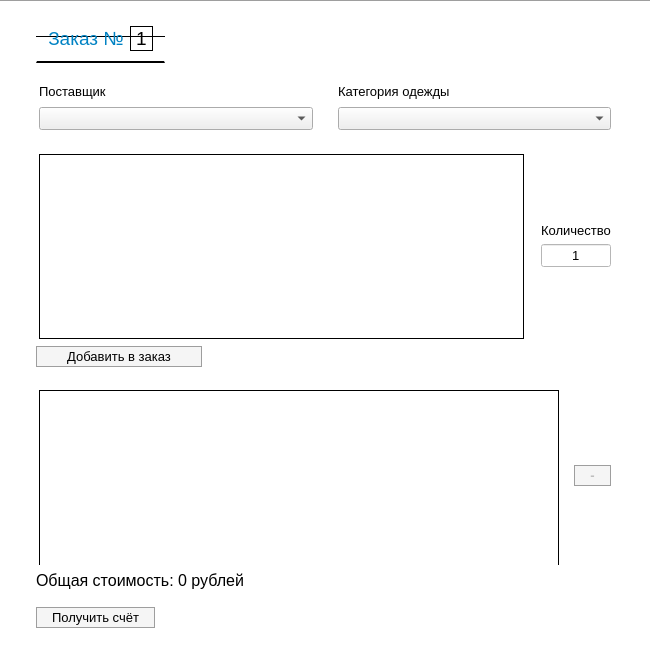
<?xml version="1.0" encoding="UTF-8"?>
<ui version="4.0">
 <class>AddOrderWindow</class>
 <widget class="QDialog" name="AddOrderWindow">
  <property name="geometry">
   <rect>
    <x>0</x>
    <y>0</y>
    <width>650</width>
    <height>650</height>
   </rect>
  </property>
  <property name="minimumSize">
   <size>
    <width>650</width>
    <height>650</height>
   </size>
  </property>
  <property name="maximumSize">
   <size>
    <width>16777215</width>
    <height>16777215</height>
   </size>
  </property>
  <property name="windowTitle">
   <string>Создание заказа</string>
  </property>
  <property name="windowIcon">
   <iconset resource="../../resource/resource.qrc">
    <normaloff>:/icons/icons/window-logo.ico</normaloff>:/icons/icons/window-logo.ico</iconset>
  </property>
  <property name="styleSheet">
   <string notr="true">QDialog {
	background-color: white;
	border-top: 1px solid #9e9e9e;
}</string>
  </property>
  <layout class="QGridLayout" name="gridLayout">
   <item row="0" column="2">
    <spacer name="horizontalSpacer">
     <property name="orientation">
      <enum>Qt::Horizontal</enum>
     </property>
     <property name="sizeType">
      <enum>QSizePolicy::Preferred</enum>
     </property>
     <property name="sizeHint" stdset="0">
      <size>
       <width>25</width>
       <height>20</height>
      </size>
     </property>
    </spacer>
   </item>
   <item row="0" column="0">
    <spacer name="horizontalSpacer_2">
     <property name="orientation">
      <enum>Qt::Horizontal</enum>
     </property>
     <property name="sizeType">
      <enum>QSizePolicy::Preferred</enum>
     </property>
     <property name="sizeHint" stdset="0">
      <size>
       <width>25</width>
       <height>20</height>
      </size>
     </property>
    </spacer>
   </item>
   <item row="0" column="1">
    <layout class="QVBoxLayout" name="verticalLayout">
     <item>
      <widget class="QGroupBox" name="orderNumberGroup">
       <property name="sizePolicy">
        <sizepolicy hsizetype="Maximum" vsizetype="Maximum">
         <horstretch>0</horstretch>
         <verstretch>0</verstretch>
        </sizepolicy>
       </property>
       <property name="toolTip">
        <string>&lt;html&gt;&lt;head/&gt;&lt;body&gt;&lt;p&gt;Заказ на поставку товара&lt;/p&gt;&lt;/body&gt;&lt;/html&gt;</string>
       </property>
       <property name="styleSheet">
        <string notr="true">QGroupBox {
	background: white;
	border-top: 1px solid black;
	border-bottom: 2px solid black;
	padding-right: 15px;
	padding-left: 15px;
	margin-top: 25px;
}</string>
       </property>
       <property name="title">
        <string/>
       </property>
       <property name="alignment">
        <set>Qt::AlignCenter</set>
       </property>
       <layout class="QHBoxLayout" name="horizontalLayout">
        <property name="topMargin">
         <number>9</number>
        </property>
        <item>
         <widget class="QLabel" name="label">
          <property name="sizePolicy">
           <sizepolicy hsizetype="Maximum" vsizetype="Maximum">
            <horstretch>0</horstretch>
            <verstretch>0</verstretch>
           </sizepolicy>
          </property>
          <property name="font">
           <font>
            <pointsize>14</pointsize>
            <weight>50</weight>
            <bold>false</bold>
           </font>
          </property>
          <property name="text">
           <string>&lt;html&gt;&lt;head/&gt;&lt;body&gt;&lt;p&gt;&lt;span style=&quot; color:#0082c3;&quot;&gt;Заказ №&lt;/span&gt;&lt;/p&gt;&lt;/body&gt;&lt;/html&gt;</string>
          </property>
          <property name="alignment">
           <set>Qt::AlignCenter</set>
          </property>
         </widget>
        </item>
        <item>
         <widget class="QLabel" name="orderNumber">
          <property name="font">
           <font>
            <pointsize>14</pointsize>
           </font>
          </property>
          <property name="styleSheet">
           <string notr="true">QLabel {
	border: 1px solid black;
}</string>
          </property>
          <property name="text">
           <string>1</string>
          </property>
         </widget>
        </item>
       </layout>
      </widget>
     </item>
     <item>
      <spacer name="verticalSpacer">
       <property name="orientation">
        <enum>Qt::Vertical</enum>
       </property>
       <property name="sizeType">
        <enum>QSizePolicy::Preferred</enum>
       </property>
       <property name="sizeHint" stdset="0">
        <size>
         <width>20</width>
         <height>40</height>
        </size>
       </property>
      </spacer>
     </item>
     <item>
      <widget class="QGroupBox" name="supplierGroup">
       <property name="sizePolicy">
        <sizepolicy hsizetype="Expanding" vsizetype="Maximum">
         <horstretch>0</horstretch>
         <verstretch>0</verstretch>
        </sizepolicy>
       </property>
       <property name="styleSheet">
        <string notr="true">QGroupBox {
	border: 0px;
	background: white;
}

QLineEdit {
	background: #dae8fc;
	border: 1px solid #92abd0;
}

QLineEdit#conclusionDate {
	margin-bottom: 12px;
}

QLabel#conclusionDateLabel {
	padding-right: 5px;
	margin-bottom: 12px;
}

QLabel#expirationDateLabel {
	padding-right: 5px;
}
</string>
       </property>
       <property name="title">
        <string/>
       </property>
       <layout class="QGridLayout" name="gridLayout_2">
        <property name="leftMargin">
         <number>0</number>
        </property>
        <property name="rightMargin">
         <number>0</number>
        </property>
        <property name="horizontalSpacing">
         <number>25</number>
        </property>
        <property name="verticalSpacing">
         <number>8</number>
        </property>
        <item row="1" column="0">
         <widget class="QComboBox" name="suppliers">
          <property name="minimumSize">
           <size>
            <width>250</width>
            <height>0</height>
           </size>
          </property>
          <property name="font">
           <font>
            <pointsize>10</pointsize>
           </font>
          </property>
          <property name="toolTip">
           <string>&lt;html&gt;&lt;head/&gt;&lt;body&gt;&lt;p&gt;Поставщики, с которыми заключён действующий договор&lt;/p&gt;&lt;/body&gt;&lt;/html&gt;</string>
          </property>
          <property name="styleSheet">
           <string notr="true"/>
          </property>
         </widget>
        </item>
        <item row="0" column="0">
         <widget class="QLabel" name="label_2">
          <property name="sizePolicy">
           <sizepolicy hsizetype="Preferred" vsizetype="Maximum">
            <horstretch>0</horstretch>
            <verstretch>0</verstretch>
           </sizepolicy>
          </property>
          <property name="font">
           <font>
            <pointsize>10</pointsize>
           </font>
          </property>
          <property name="text">
           <string>Поставщик</string>
          </property>
         </widget>
        </item>
        <item row="0" column="1">
         <widget class="QLabel" name="label_3">
          <property name="font">
           <font>
            <pointsize>10</pointsize>
           </font>
          </property>
          <property name="text">
           <string>Категория одежды</string>
          </property>
         </widget>
        </item>
        <item row="1" column="1">
         <widget class="QComboBox" name="supplyCategories">
          <property name="minimumSize">
           <size>
            <width>250</width>
            <height>0</height>
           </size>
          </property>
          <property name="font">
           <font>
            <pointsize>10</pointsize>
           </font>
          </property>
          <property name="toolTip">
           <string>&lt;html&gt;&lt;head/&gt;&lt;body&gt;&lt;p&gt;Категории одежды, поставляемые выбранным поставщиком&lt;/p&gt;&lt;/body&gt;&lt;/html&gt;</string>
          </property>
         </widget>
        </item>
       </layout>
      </widget>
     </item>
     <item>
      <widget class="QGroupBox" name="clothingGroup">
       <property name="sizePolicy">
        <sizepolicy hsizetype="Minimum" vsizetype="Maximum">
         <horstretch>0</horstretch>
         <verstretch>0</verstretch>
        </sizepolicy>
       </property>
       <property name="minimumSize">
        <size>
         <width>0</width>
         <height>200</height>
        </size>
       </property>
       <property name="styleSheet">
        <string notr="true">QGroupBox {
	border: 0px;
	background: white;
}

QPushButton {
	padding-left: 15px;
	padding-right: 15px;
	padding-top: 2px;
	padding-bottom: 2px;
	background-color: #f5f5f5;
	border-style: solid;
	border-width: 1px;
	border-color: #9e9e9e;
}

 QPushButton:hover {
     background-color: #78DBE2;
 }
 QPushButton:pressed {
     background-color: #3F888F;
 }
</string>
       </property>
       <property name="title">
        <string/>
       </property>
       <layout class="QGridLayout" name="gridLayout_3">
        <property name="leftMargin">
         <number>0</number>
        </property>
        <property name="topMargin">
         <number>0</number>
        </property>
        <property name="rightMargin">
         <number>0</number>
        </property>
        <property name="bottomMargin">
         <number>9</number>
        </property>
        <item row="0" column="2" rowspan="2">
         <widget class="QGroupBox" name="quantityGroup">
          <property name="sizePolicy">
           <sizepolicy hsizetype="Maximum" vsizetype="Maximum">
            <horstretch>0</horstretch>
            <verstretch>0</verstretch>
           </sizepolicy>
          </property>
          <property name="minimumSize">
           <size>
            <width>0</width>
            <height>0</height>
           </size>
          </property>
          <property name="title">
           <string/>
          </property>
          <property name="alignment">
           <set>Qt::AlignCenter</set>
          </property>
          <layout class="QVBoxLayout" name="verticalLayout_2">
           <property name="leftMargin">
            <number>11</number>
           </property>
           <property name="rightMargin">
            <number>0</number>
           </property>
           <item>
            <widget class="QLabel" name="label_4">
             <property name="font">
              <font>
               <pointsize>10</pointsize>
               <kerning>true</kerning>
              </font>
             </property>
             <property name="text">
              <string>Количество</string>
             </property>
            </widget>
           </item>
           <item>
            <widget class="QLineEdit" name="quantity">
             <property name="sizePolicy">
              <sizepolicy hsizetype="Maximum" vsizetype="Preferred">
               <horstretch>0</horstretch>
               <verstretch>0</verstretch>
              </sizepolicy>
             </property>
             <property name="minimumSize">
              <size>
               <width>0</width>
               <height>0</height>
              </size>
             </property>
             <property name="maximumSize">
              <size>
               <width>70</width>
               <height>16777215</height>
              </size>
             </property>
             <property name="font">
              <font>
               <pointsize>10</pointsize>
              </font>
             </property>
             <property name="styleSheet">
              <string notr="true">QLineEdit {
background:white;
}


QLineEdit:focus{
background:#e9f3fb;
}</string>
             </property>
             <property name="text">
              <string>1</string>
             </property>
             <property name="alignment">
              <set>Qt::AlignCenter</set>
             </property>
            </widget>
           </item>
          </layout>
         </widget>
        </item>
        <item row="0" column="0" colspan="2">
         <widget class="QTableView" name="supplyGoods">
          <property name="sizePolicy">
           <sizepolicy hsizetype="Expanding" vsizetype="Expanding">
            <horstretch>0</horstretch>
            <verstretch>0</verstretch>
           </sizepolicy>
          </property>
          <property name="minimumSize">
           <size>
            <width>0</width>
            <height>185</height>
           </size>
          </property>
          <property name="maximumSize">
           <size>
            <width>16777215</width>
            <height>185</height>
           </size>
          </property>
          <property name="styleSheet">
           <string notr="true">QTableView {
	border: 1px solid black;
	background: white;
	gridline-color: black;
}

QTableView::item {
	color: black;
}

QTableView::item:selected {
	background: #e9f3fb;
}

QHeaderView::section {
	background: #6bd3e0;
	padding-top: 7px;
	padding-bottom: 7px;
	border: 1px solid black;
	border-left: 0px;
	border-top: 0px;
}

 QScrollBar:vertical {
      border: 2px solid #77bdb0;
      background: white;
      width: 20px;
      margin: 35px 0 35px 0;
  }

  QScrollBar::handle:vertical {
      background: #e0dcdc;
	  border-top: 2px solid #77bdb0;
	  border-bottom: 2px solid #77bdb0; 
      min-height: 5px;
  }

  QScrollBar::handle:vertical:hover {
       background: #F19CBB;
  }

  QScrollBar::handle:vertical:pressed {
       background: #FDDB6D;
  }

  QScrollBar::add-line:vertical {
      border: 2px solid grey;
      background: white;
      height: 33px;
      subcontrol-position: bottom;
      subcontrol-origin: margin;
  }

  QScrollBar::add-line:vertical:hover {
      background: #CD9575;
  }

  QScrollBar::add-line:vertical:pressed {
      background: #FDDB6D;
  }

  QScrollBar::sub-line:vertical {
      border: 2px solid grey;
      background: white;
      height: 33px;
      subcontrol-position: top;
      subcontrol-origin: margin;
  }

  QScrollBar::sub-line:vertical:hover {
      background: #CD9575;
  }

  QScrollBar::sub-line:vertical:pressed {
      background: #FDDB6D;
  }

  QScrollBar::up-arrow:vertical, QScrollBar::down-arrow:vertical {
      border: 2px solid grey;
      width: 3px;
      height: 3px;
      background: white;
  }

QScrollBar:horizontal {
      border-top: 2px solid #77bdb0;
	  border-bottom: 2px solid #77bdb0;
      background: white;
      height: 20px;
      margin: 0px 37px 0px 37px;
  }

  QScrollBar::handle:horizontal {
      background: #e0dcdc;
	  border-left: 2px solid #77bdb0;
	  border-right: 2px solid #77bdb0; 
      min-width: 5px;
  }

  QScrollBar::handle:horizontal:hover {
       background: #F19CBB;
  }

  QScrollBar::handle:horizontal:pressed {
       background: #FDDB6D;
  }

  QScrollBar::add-line:horizontal {
      border: 2px solid grey;
      background: white;
      width: 33px;
      subcontrol-position: left;
      subcontrol-origin: margin;
  }

  QScrollBar::add-line:horizontal:hover {
      background: #CD9575;
  }

  QScrollBar::add-line:horizontal:pressed {
      background: #FDDB6D;
  }

  QScrollBar::sub-line:horizontal {
      border: 2px solid grey;
      background: white;
      width: 33px;
      subcontrol-position: right;
      subcontrol-origin: margin;
  }

  QScrollBar::sub-line:horizontal:hover {
      background: #CD9575;
  }

  QScrollBar::sub-line:horizontal:pressed {
      background: #FDDB6D;
  }

  QScrollBar::left-arrow:horizontal, QScrollBar::right-arrow:horizontal {
      border: 2px solid grey;
      width: 3px;
      height: 3px;
      background: white;
  }</string>
          </property>
          <property name="editTriggers">
           <set>QAbstractItemView::NoEditTriggers</set>
          </property>
          <property name="selectionMode">
           <enum>QAbstractItemView::SingleSelection</enum>
          </property>
          <property name="selectionBehavior">
           <enum>QAbstractItemView::SelectRows</enum>
          </property>
          <property name="verticalScrollMode">
           <enum>QAbstractItemView::ScrollPerPixel</enum>
          </property>
          <property name="horizontalScrollMode">
           <enum>QAbstractItemView::ScrollPerPixel</enum>
          </property>
          <attribute name="horizontalHeaderVisible">
           <bool>false</bool>
          </attribute>
          <attribute name="horizontalHeaderCascadingSectionResizes">
           <bool>true</bool>
          </attribute>
          <attribute name="horizontalHeaderMinimumSectionSize">
           <number>100</number>
          </attribute>
          <attribute name="horizontalHeaderDefaultSectionSize">
           <number>150</number>
          </attribute>
          <attribute name="horizontalHeaderStretchLastSection">
           <bool>true</bool>
          </attribute>
          <attribute name="verticalHeaderVisible">
           <bool>false</bool>
          </attribute>
          <attribute name="verticalHeaderMinimumSectionSize">
           <number>30</number>
          </attribute>
          <attribute name="verticalHeaderDefaultSectionSize">
           <number>37</number>
          </attribute>
          <attribute name="verticalHeaderHighlightSections">
           <bool>false</bool>
          </attribute>
         </widget>
        </item>
       </layout>
      </widget>
     </item>
     <item>
      <widget class="QPushButton" name="addToOrder">
       <property name="sizePolicy">
        <sizepolicy hsizetype="Maximum" vsizetype="Fixed">
         <horstretch>0</horstretch>
         <verstretch>0</verstretch>
        </sizepolicy>
       </property>
       <property name="font">
        <font>
         <pointsize>10</pointsize>
        </font>
       </property>
       <property name="toolTip">
        <string>&lt;html&gt;&lt;head/&gt;&lt;body&gt;&lt;p&gt;Для добавления в корзину выберите товар в таблице-каталоге и укажите его количество&lt;/p&gt;&lt;/body&gt;&lt;/html&gt;</string>
       </property>
       <property name="styleSheet">
        <string notr="true">QPushButton {
	padding-left: 30px;
	padding-right: 30px;
	padding-top: 2px;
	padding-bottom: 2px;
	background-color: #f5f5f5;
	border-style: solid;
	border-width: 1px;
	border-color: #9e9e9e;
	margin-top: 11px;
	margin-bottom: 11px;
}

QPushButton:hover {
     background-color: #78DBE2;
}
 QPushButton:pressed {
     background-color: #3F888F;
}</string>
       </property>
       <property name="text">
        <string>Добавить в заказ</string>
       </property>
      </widget>
     </item>
     <item>
      <spacer name="verticalSpacer_4">
       <property name="orientation">
        <enum>Qt::Vertical</enum>
       </property>
       <property name="sizeHint" stdset="0">
        <size>
         <width>20</width>
         <height>40</height>
        </size>
       </property>
      </spacer>
     </item>
     <item>
      <widget class="QGroupBox" name="orderGroup">
       <property name="maximumSize">
        <size>
         <width>16777215</width>
         <height>220</height>
        </size>
       </property>
       <property name="styleSheet">
        <string notr="true">QGroupBox {
	border: 0px;
}</string>
       </property>
       <property name="title">
        <string/>
       </property>
       <layout class="QHBoxLayout" name="horizontalLayout_2">
        <property name="spacing">
         <number>15</number>
        </property>
        <property name="leftMargin">
         <number>0</number>
        </property>
        <property name="topMargin">
         <number>0</number>
        </property>
        <property name="rightMargin">
         <number>0</number>
        </property>
        <property name="bottomMargin">
         <number>0</number>
        </property>
        <item>
         <widget class="QTableView" name="goodsInOrder">
          <property name="sizePolicy">
           <sizepolicy hsizetype="Expanding" vsizetype="Maximum">
            <horstretch>0</horstretch>
            <verstretch>0</verstretch>
           </sizepolicy>
          </property>
          <property name="minimumSize">
           <size>
            <width>0</width>
            <height>185</height>
           </size>
          </property>
          <property name="maximumSize">
           <size>
            <width>16777215</width>
            <height>185</height>
           </size>
          </property>
          <property name="styleSheet">
           <string notr="true">QTableView {
	border: 1px solid black;
	background: white;
	gridline-color: black;
}

QTableView::item {
	color: black;
}

QTableView::item:selected {
	background: #e9f3fb;
}

QHeaderView::section {
	background: #6bd3e0;
	padding-top: 7px;
	padding-bottom: 7px;
	border: 1px solid black;
	border-left: 0px;
	border-top: 0px;
}

 QScrollBar:vertical {
      border: 2px solid #77bdb0;
      background: white;
      width: 20px;
      margin: 35px 0 35px 0;
  }

  QScrollBar::handle:vertical {
      background: #e0dcdc;
	  border-top: 2px solid #77bdb0;
	  border-bottom: 2px solid #77bdb0; 
      min-height: 5px;
  }

  QScrollBar::handle:vertical:hover {
       background: #F19CBB;
  }

  QScrollBar::handle:vertical:pressed {
       background: #FDDB6D;
  }

  QScrollBar::add-line:vertical {
      border: 2px solid grey;
      background: white;
      height: 33px;
      subcontrol-position: bottom;
      subcontrol-origin: margin;
  }

  QScrollBar::add-line:vertical:hover {
      background: #CD9575;
  }

  QScrollBar::add-line:vertical:pressed {
      background: #FDDB6D;
  }

  QScrollBar::sub-line:vertical {
      border: 2px solid grey;
      background: white;
      height: 33px;
      subcontrol-position: top;
      subcontrol-origin: margin;
  }

  QScrollBar::sub-line:vertical:hover {
      background: #CD9575;
  }

  QScrollBar::sub-line:vertical:pressed {
      background: #FDDB6D;
  }

  QScrollBar::up-arrow:vertical, QScrollBar::down-arrow:vertical {
      border: 2px solid grey;
      width: 3px;
      height: 3px;
      background: white;
  }

QScrollBar:horizontal {
      border-top: 2px solid #77bdb0;
	  border-bottom: 2px solid #77bdb0;
      background: white;
      height: 20px;
      margin: 0px 37px 0px 37px;
  }

  QScrollBar::handle:horizontal {
      background: #e0dcdc;
	  border-left: 2px solid #77bdb0;
	  border-right: 2px solid #77bdb0; 
      min-width: 5px;
  }

  QScrollBar::handle:horizontal:hover {
       background: #F19CBB;
  }

  QScrollBar::handle:horizontal:pressed {
       background: #FDDB6D;
  }

  QScrollBar::add-line:horizontal {
      border: 2px solid grey;
      background: white;
      width: 33px;
      subcontrol-position: left;
      subcontrol-origin: margin;
  }

  QScrollBar::add-line:horizontal:hover {
      background: #CD9575;
  }

  QScrollBar::add-line:horizontal:pressed {
      background: #FDDB6D;
  }

  QScrollBar::sub-line:horizontal {
      border: 2px solid grey;
      background: white;
      width: 33px;
      subcontrol-position: right;
      subcontrol-origin: margin;
  }

  QScrollBar::sub-line:horizontal:hover {
      background: #CD9575;
  }

  QScrollBar::sub-line:horizontal:pressed {
      background: #FDDB6D;
  }

  QScrollBar::left-arrow:horizontal, QScrollBar::right-arrow:horizontal {
      border: 2px solid grey;
      width: 3px;
      height: 3px;
      background: white;
  }</string>
          </property>
          <property name="editTriggers">
           <set>QAbstractItemView::NoEditTriggers</set>
          </property>
          <property name="selectionMode">
           <enum>QAbstractItemView::SingleSelection</enum>
          </property>
          <property name="selectionBehavior">
           <enum>QAbstractItemView::SelectRows</enum>
          </property>
          <property name="verticalScrollMode">
           <enum>QAbstractItemView::ScrollPerPixel</enum>
          </property>
          <property name="horizontalScrollMode">
           <enum>QAbstractItemView::ScrollPerPixel</enum>
          </property>
          <attribute name="horizontalHeaderVisible">
           <bool>false</bool>
          </attribute>
          <attribute name="horizontalHeaderCascadingSectionResizes">
           <bool>true</bool>
          </attribute>
          <attribute name="horizontalHeaderMinimumSectionSize">
           <number>100</number>
          </attribute>
          <attribute name="horizontalHeaderDefaultSectionSize">
           <number>150</number>
          </attribute>
          <attribute name="horizontalHeaderStretchLastSection">
           <bool>true</bool>
          </attribute>
          <attribute name="verticalHeaderVisible">
           <bool>false</bool>
          </attribute>
          <attribute name="verticalHeaderMinimumSectionSize">
           <number>30</number>
          </attribute>
          <attribute name="verticalHeaderDefaultSectionSize">
           <number>37</number>
          </attribute>
          <attribute name="verticalHeaderHighlightSections">
           <bool>false</bool>
          </attribute>
         </widget>
        </item>
        <item>
         <widget class="QPushButton" name="removeFromOrder">
          <property name="enabled">
           <bool>false</bool>
          </property>
          <property name="font">
           <font>
            <pointsize>10</pointsize>
            <weight>75</weight>
            <bold>true</bold>
           </font>
          </property>
          <property name="styleSheet">
           <string notr="true">QPushButton {
	padding-left: 15px;
	padding-right: 15px;
	padding-top: 2px;
	padding-bottom: 2px;
	background-color: #f5f5f5;
	border-style: solid;
	border-width: 1px;
	border-color: #9e9e9e;
	margin-top: 11px;
	margin-bottom: 11px;
}

 QPushButton:hover {
     background-color: #78DBE2;
 }
 QPushButton:pressed {
     background-color: #3F888F;
 }</string>
          </property>
          <property name="text">
           <string>-</string>
          </property>
         </widget>
        </item>
       </layout>
      </widget>
     </item>
     <item>
      <widget class="QLabel" name="totalCost">
       <property name="sizePolicy">
        <sizepolicy hsizetype="Preferred" vsizetype="Preferred">
         <horstretch>0</horstretch>
         <verstretch>0</verstretch>
        </sizepolicy>
       </property>
       <property name="font">
        <font>
         <pointsize>12</pointsize>
        </font>
       </property>
       <property name="styleSheet">
        <string notr="true"/>
       </property>
       <property name="text">
        <string>Общая стоимость: 0 рублей</string>
       </property>
      </widget>
     </item>
     <item>
      <spacer name="verticalSpacer_3">
       <property name="orientation">
        <enum>Qt::Vertical</enum>
       </property>
       <property name="sizeType">
        <enum>QSizePolicy::Preferred</enum>
       </property>
       <property name="sizeHint" stdset="0">
        <size>
         <width>20</width>
         <height>50</height>
        </size>
       </property>
      </spacer>
     </item>
     <item>
      <widget class="QPushButton" name="getInvoice">
       <property name="sizePolicy">
        <sizepolicy hsizetype="Maximum" vsizetype="Fixed">
         <horstretch>0</horstretch>
         <verstretch>0</verstretch>
        </sizepolicy>
       </property>
       <property name="font">
        <font>
         <pointsize>10</pointsize>
        </font>
       </property>
       <property name="styleSheet">
        <string notr="true">QPushButton {
	padding-left: 15px;
	padding-right: 15px;
	padding-top: 2px;
	padding-bottom: 2px;
	background-color: #f5f5f5;
	border-style: solid;
	border-width: 1px;
	border-color: #9e9e9e;
	margin-top: 11px;
	margin-bottom: 11px;
}

 QPushButton:hover {
     background-color: #78DBE2;
 }
 QPushButton:pressed {
     background-color: #3F888F;
 }</string>
       </property>
       <property name="text">
        <string>Получить счёт</string>
       </property>
      </widget>
     </item>
    </layout>
   </item>
  </layout>
 </widget>
 <resources>
  <include location="../../resource/resource.qrc"/>
 </resources>
 <connections/>
</ui>
